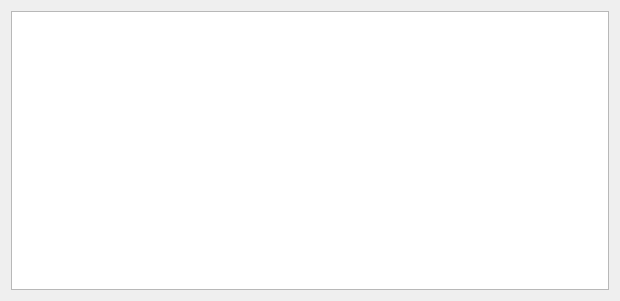
<?xml version="1.0" encoding="UTF-8"?>
<ui version="4.0">
 <class>Debug</class>
 <widget class="QDialog" name="Debug">
  <property name="geometry">
   <rect>
    <x>0</x>
    <y>0</y>
    <width>620</width>
    <height>301</height>
   </rect>
  </property>
  <property name="windowTitle">
   <string>Dialog</string>
  </property>
  <layout class="QGridLayout" name="gridLayout">
   <item row="0" column="0">
    <widget class="QPlainTextEdit" name="console"/>
   </item>
  </layout>
 </widget>
 <resources/>
 <connections/>
</ui>
